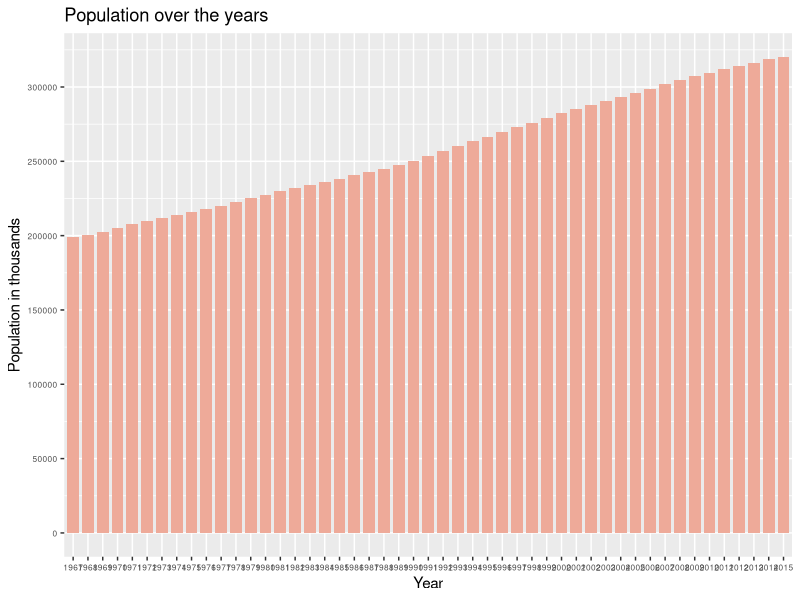
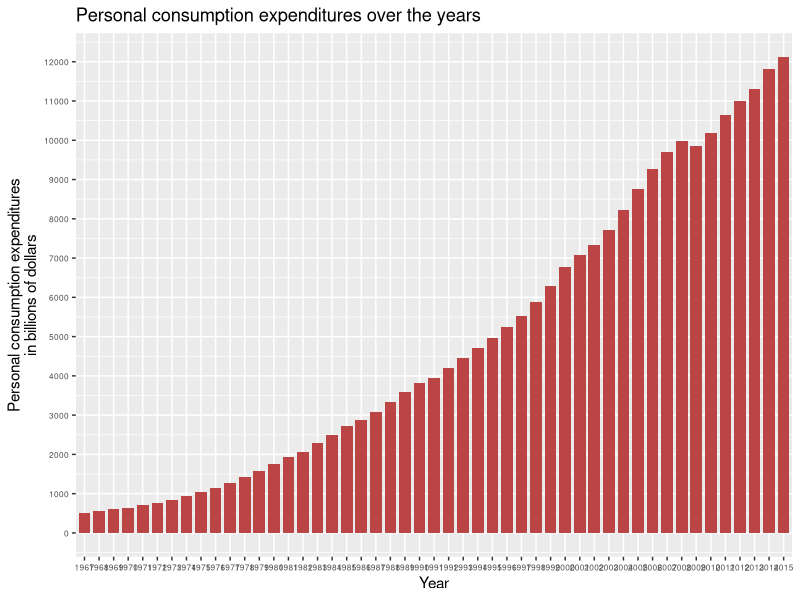
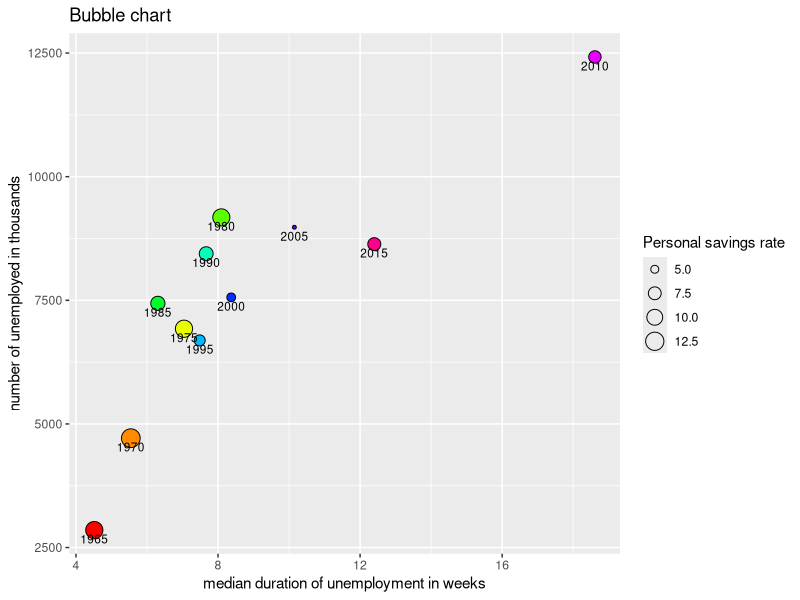

Write the R code that produced these figures, in order.
install.packages("sqldf")
library("sqldf")
library(ggplot2)
economics_dataframe <- data.frame(format(economics$date, "%C%y"),economics$pce,
                                  economics$pop, economics$psavert,
                                  economics$uempmed,economics$unemploy)
colnames(economics_dataframe)<-colnames(economics)
economics_agr<-sqldf('select date, avg(pce),avg(pop),avg(psavert),avg(uempmed),avg(unemploy) from economics_dataframe
      group by date')

barchart_pop <- ggplot(economics_agr,aes(x=date,y=economics_agr$`avg(pop)`))
barchart_pce<- ggplot(economics_agr,aes(x=date,y=economics_agr$`avg(pce)`))
barchart_pop + geom_bar(stat="identity",width = 0.8,fill = "#EEAA99") + 
  ggtitle("Population over the years") + xlab("Year") + 
  ylab("Population in thousands")+
  theme(axis.text=element_text(size=6))+
  scale_y_continuous(breaks=seq(0, 300000, 50000))
barchart_pce + geom_bar(stat="identity",width=0.8,fill="#BB4444") +
  ggtitle("Personal consumption expenditures over the years") +
  xlab("Year") + ylab("Personal consumption expenditures\nin billions of dollars") +
  theme(axis.text=element_text(size=6))+
  scale_y_continuous(breaks=seq(0, 13000, 1000))

economics_agr2<-sqldf('select (cast(date as int)/5)*5, avg(pce),avg(pop),avg(psavert),avg(uempmed),avg(unemploy) from economics_dataframe
      group by (cast(date as int)/5)*5')
colnames(economics_agr2)[1]<-"date"
colnames(economics_agr2)[4]<-"Personal savings rate"

bubblechart<-ggplot(economics_agr2,
                    aes(x=economics_agr2$`avg(uempmed)`,
                        y=economics_agr2$`avg(unemploy)`,
                        size=`Personal savings rate`,
                        label=economics_agr2$date),
                    guide=FALSE)

bubblechart + 
  geom_point(fill=rainbow(11),shape=21) +
  geom_text(size=3,hjust = 0.5, nudge_x = 0,vjust=1.5,nudge_y = 2)+
  ggtitle("Bubble chart") +
  xlab("median duration of unemployment in weeks")+
  ylab("number of unemployed in thousands")
